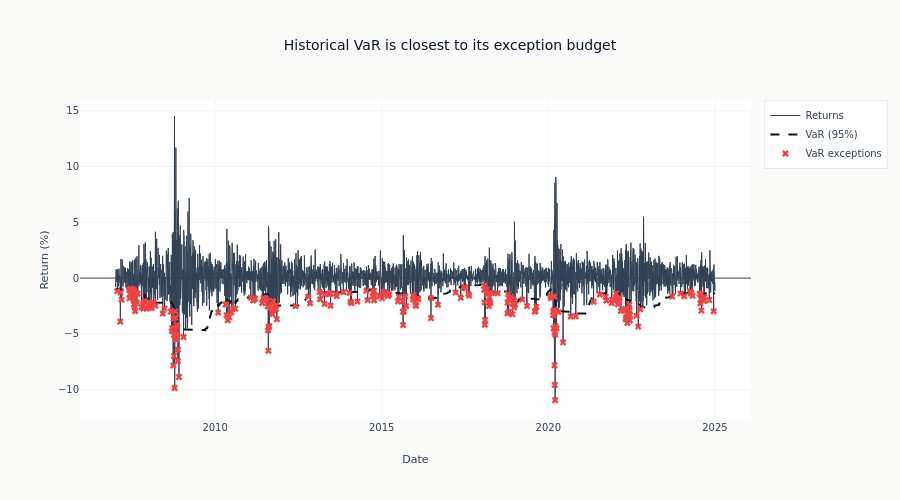

The code cell stored with this chart in its notebook:
### Code cell
test_dates = dates[ROLLING_WINDOW:]
test_returns = returns[ROLLING_WINDOW:]

fig = go.Figure()
fig.add_trace(
    go.Scatter(
        x=test_dates,
        y=test_returns * 100,
        mode="lines",
        name="Returns",
        line=dict(color=COLORS["neutral"], width=1),
    )
)
fig.add_trace(
    go.Scatter(
        x=test_dates,
        y=-best_result["var_estimates"] * 100,
        mode="lines",
        name="VaR (95%)",
        line=dict(color=COLORS["blue"], dash="dash"),
    )
)
mask = best_result["exceptions"]
fig.add_trace(
    go.Scatter(
        x=test_dates[mask],
        y=test_returns[mask] * 100,
        mode="markers",
        name="VaR exceptions",
        marker=dict(color=COLORS["negative"], size=6, symbol="x"),
    )
)
fig.update_layout(
    title=f"{best_result['method'].title()} VaR is closest to its exception budget",
    xaxis_title="Date",
    yaxis_title="Return (%)",
    height=500,
)
fig.show()

### Figure 1 — Plotly figure (JSON) as saved in the notebook; plotly's stock layout.template omitted (floating-point values rounded to 4 significant figures; data arrays with more than 128 entries replaced by an {"elided": "..."} marker saying what was removed)
{"data": [{"line": {"color": "#334155", "width": 1}, "mode": "lines", "name": "Returns", "type": "scatter", "x": {"elided": "4528 str values"}, "y": {"elided": "4528 float values"}}, {"line": {"color": "#0a1628", "dash": "dash"}, "mode": "lines", "name": "VaR (95%)", "type": "scatter", "x": {"elided": "4528 str values"}, "y": {"elided": "4528 float values"}}, {"marker": {"color": "#ef4444", "size": 6, "symbol": "x"}, "mode": "markers", "name": "VaR exceptions", "type": "scatter", "x": {"elided": "251 str values"}, "y": {"elided": "251 float values"}}], "layout": {"height": 500, "title": {"text": "Historical VaR is closest to its exception budget"}, "xaxis": {"title": {"text": "Date"}}, "yaxis": {"title": {"text": "Return (%)"}}}}
